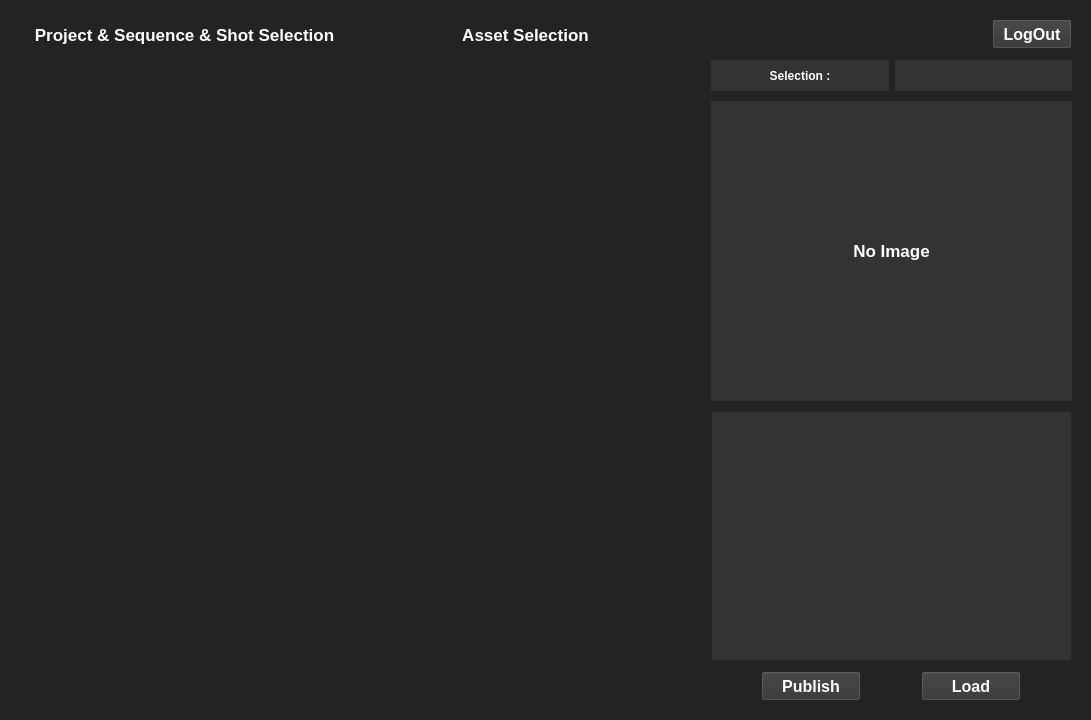
<?xml version="1.0" encoding="UTF-8"?>
<ui version="4.0">
 <class>MainWindow</class>
 <widget class="QMainWindow" name="MainWindow">
  <property name="enabled">
   <bool>true</bool>
  </property>
  <property name="geometry">
   <rect>
    <x>0</x>
    <y>0</y>
    <width>1091</width>
    <height>720</height>
   </rect>
  </property>
  <property name="minimumSize">
   <size>
    <width>1091</width>
    <height>720</height>
   </size>
  </property>
  <property name="maximumSize">
   <size>
    <width>1091</width>
    <height>720</height>
   </size>
  </property>
  <property name="windowTitle">
   <string>Pizza_API</string>
  </property>
  <property name="windowIcon">
   <iconset resource="../../../../../../다운로드/resources.qrc">
    <normaloff>:/icon/다운로드.png</normaloff>:/icon/다운로드.png</iconset>
  </property>
  <property name="styleSheet">
   <string notr="true">background-color: rgb(35, 35, 35);
color: white;</string>
  </property>
  <widget class="QWidget" name="centralwidget">
   <property name="minimumSize">
    <size>
     <width>1091</width>
     <height>717</height>
    </size>
   </property>
   <layout class="QGridLayout" name="gridLayout">
    <item row="0" column="0">
     <layout class="QGridLayout" name="Main_QGrid">
      <property name="leftMargin">
       <number>10</number>
      </property>
      <property name="topMargin">
       <number>10</number>
      </property>
      <property name="rightMargin">
       <number>10</number>
      </property>
      <property name="bottomMargin">
       <number>10</number>
      </property>
      <property name="spacing">
       <number>10</number>
      </property>
      <item row="1" column="1" rowspan="6" colspan="2">
       <layout class="QVBoxLayout" name="verticalLayout">
        <property name="leftMargin">
         <number>0</number>
        </property>
        <property name="topMargin">
         <number>0</number>
        </property>
       </layout>
      </item>
      <item row="1" column="4">
       <layout class="QHBoxLayout" name="horizontalLayout_2">
        <property name="spacing">
         <number>6</number>
        </property>
        <property name="leftMargin">
         <number>0</number>
        </property>
        <property name="topMargin">
         <number>0</number>
        </property>
        <item>
         <widget class="QLabel" name="Selection_Name">
          <property name="minimumSize">
           <size>
            <width>175</width>
            <height>25</height>
           </size>
          </property>
          <property name="font">
           <font>
            <weight>75</weight>
            <bold>true</bold>
           </font>
          </property>
          <property name="styleSheet">
           <string notr="true">background-color: rgb(51, 51, 51);
color: white;</string>
          </property>
          <property name="text">
           <string>Selection :</string>
          </property>
          <property name="alignment">
           <set>Qt::AlignCenter</set>
          </property>
         </widget>
        </item>
        <item>
         <widget class="QLabel" name="Selection_Lable">
          <property name="minimumSize">
           <size>
            <width>175</width>
            <height>25</height>
           </size>
          </property>
          <property name="styleSheet">
           <string notr="true">background-color: rgb(51, 51, 51);
color: white;</string>
          </property>
          <property name="text">
           <string/>
          </property>
         </widget>
        </item>
       </layout>
      </item>
      <item row="2" column="4" rowspan="5">
       <layout class="QVBoxLayout" name="verticalLayout_3">
        <property name="spacing">
         <number>10</number>
        </property>
        <property name="leftMargin">
         <number>0</number>
        </property>
        <property name="topMargin">
         <number>0</number>
        </property>
        <property name="rightMargin">
         <number>0</number>
        </property>
        <property name="bottomMargin">
         <number>0</number>
        </property>
        <item>
         <widget class="QLabel" name="Preview">
          <property name="sizePolicy">
           <sizepolicy hsizetype="Minimum" vsizetype="Minimum">
            <horstretch>36</horstretch>
            <verstretch>0</verstretch>
           </sizepolicy>
          </property>
          <property name="minimumSize">
           <size>
            <width>360</width>
            <height>300</height>
           </size>
          </property>
          <property name="font">
           <font>
            <pointsize>13</pointsize>
            <weight>75</weight>
            <bold>true</bold>
           </font>
          </property>
          <property name="styleSheet">
           <string notr="true">background-color: rgb(51, 51, 51);
color: white;</string>
          </property>
          <property name="text">
           <string>No Image</string>
          </property>
          <property name="alignment">
           <set>Qt::AlignCenter</set>
          </property>
         </widget>
        </item>
        <item>
         <widget class="QPlainTextEdit" name="InfoTextBox">
          <property name="sizePolicy">
           <sizepolicy hsizetype="Minimum" vsizetype="Minimum">
            <horstretch>0</horstretch>
            <verstretch>0</verstretch>
           </sizepolicy>
          </property>
          <property name="minimumSize">
           <size>
            <width>349</width>
            <height>250</height>
           </size>
          </property>
          <property name="font">
           <font>
            <pointsize>14</pointsize>
           </font>
          </property>
          <property name="layoutDirection">
           <enum>Qt::LeftToRight</enum>
          </property>
          <property name="styleSheet">
           <string notr="true">background-color: rgb(51, 51, 51);
color: white;</string>
          </property>
          <property name="undoRedoEnabled">
           <bool>true</bool>
          </property>
          <property name="readOnly">
           <bool>true</bool>
          </property>
          <property name="plainText">
           <string/>
          </property>
          <property name="textInteractionFlags">
           <set>Qt::TextSelectableByMouse</set>
          </property>
         </widget>
        </item>
       </layout>
      </item>
      <item row="0" column="1">
       <widget class="QLabel" name="label_2">
        <property name="sizePolicy">
         <sizepolicy hsizetype="Minimum" vsizetype="Minimum">
          <horstretch>0</horstretch>
          <verstretch>0</verstretch>
         </sizepolicy>
        </property>
        <property name="minimumSize">
         <size>
          <width>331</width>
          <height>31</height>
         </size>
        </property>
        <property name="font">
         <font>
          <pointsize>13</pointsize>
          <weight>75</weight>
          <bold>true</bold>
         </font>
        </property>
        <property name="text">
         <string>Asset Selection</string>
        </property>
        <property name="alignment">
         <set>Qt::AlignCenter</set>
        </property>
       </widget>
      </item>
      <item row="5" column="0" rowspan="2">
       <layout class="QVBoxLayout" name="verticalLayout3"/>
      </item>
      <item row="0" column="0">
       <widget class="QLabel" name="label">
        <property name="sizePolicy">
         <sizepolicy hsizetype="Minimum" vsizetype="Minimum">
          <horstretch>0</horstretch>
          <verstretch>0</verstretch>
         </sizepolicy>
        </property>
        <property name="minimumSize">
         <size>
          <width>331</width>
          <height>31</height>
         </size>
        </property>
        <property name="font">
         <font>
          <pointsize>13</pointsize>
          <weight>75</weight>
          <bold>true</bold>
         </font>
        </property>
        <property name="text">
         <string>Project &amp; Sequence &amp; Shot Selection</string>
        </property>
        <property name="alignment">
         <set>Qt::AlignCenter</set>
        </property>
       </widget>
      </item>
      <item row="9" column="4">
       <layout class="QGridLayout" name="gridLayout_3">
        <item row="0" column="0">
         <widget class="QPushButton" name="Save_Button">
          <property name="maximumSize">
           <size>
            <width>100</width>
            <height>30</height>
           </size>
          </property>
          <property name="font">
           <font>
            <pointsize>12</pointsize>
            <weight>75</weight>
            <bold>true</bold>
           </font>
          </property>
          <property name="styleSheet">
           <string notr="true">background-color: rgb(51, 51, 51);
color: white;</string>
          </property>
          <property name="text">
           <string>Publish</string>
          </property>
         </widget>
        </item>
        <item row="0" column="1">
         <widget class="QPushButton" name="Load_Button">
          <property name="maximumSize">
           <size>
            <width>100</width>
            <height>30</height>
           </size>
          </property>
          <property name="font">
           <font>
            <pointsize>12</pointsize>
            <weight>75</weight>
            <bold>true</bold>
           </font>
          </property>
          <property name="styleSheet">
           <string notr="true">background-color: rgb(51, 51, 51);
color: white;</string>
          </property>
          <property name="text">
           <string>Load</string>
          </property>
         </widget>
        </item>
       </layout>
      </item>
      <item row="0" column="4">
       <layout class="QHBoxLayout" name="horizontalLayout_3">
        <property name="bottomMargin">
         <number>0</number>
        </property>
        <item>
         <spacer name="horizontalSpacer">
          <property name="orientation">
           <enum>Qt::Horizontal</enum>
          </property>
          <property name="sizeHint" stdset="0">
           <size>
            <width>40</width>
            <height>0</height>
           </size>
          </property>
         </spacer>
        </item>
        <item>
         <widget class="QPushButton" name="Logout_Button">
          <property name="sizePolicy">
           <sizepolicy hsizetype="Minimum" vsizetype="Fixed">
            <horstretch>0</horstretch>
            <verstretch>0</verstretch>
           </sizepolicy>
          </property>
          <property name="maximumSize">
           <size>
            <width>100</width>
            <height>30</height>
           </size>
          </property>
          <property name="font">
           <font>
            <pointsize>12</pointsize>
            <weight>75</weight>
            <bold>true</bold>
           </font>
          </property>
          <property name="styleSheet">
           <string notr="true">background-color: rgb(51, 51, 51);
color: white;</string>
          </property>
          <property name="text">
           <string>LogOut</string>
          </property>
         </widget>
        </item>
       </layout>
      </item>
      <item row="1" column="0" rowspan="4">
       <layout class="QVBoxLayout" name="verticalLayout2">
        <property name="leftMargin">
         <number>0</number>
        </property>
       </layout>
      </item>
     </layout>
    </item>
   </layout>
  </widget>
 </widget>
 <resources>
  <include location="../../../../../../다운로드/resources.qrc"/>
 </resources>
 <connections/>
</ui>
